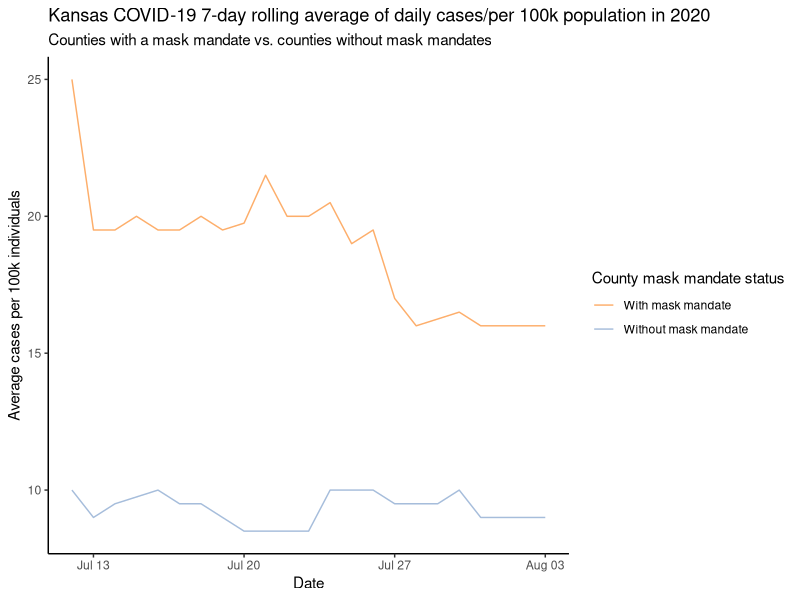

R code for this plot:
## ---- chunk 1
library(tidyverse) 
library(lubridate)
## ---- chunk 2

maskcounties <- tribble(
  ~date, ~count,
  "7/12/2020", 25,
  "7/13/2020", 19.5,
  "7/14/2020", 19.5,
  "7/15/2020", 20,
  "7/16/2020", 19.5,
  "7/17/2020", 19.5,
  "7/18/2020", 20,
  "7/19/2020", 19.5,
  "7/20/2020", 19.75,
  "7/21/2020", 21.5,
  "7/22/2020", 20,
  "7/23/2020", 20,
  "7/24/2020", 20.5,
  "7/25/2020", 19,
  "7/26/2020", 19.5,
  "7/27/2020", 17,
  "7/28/2020", 16,
  "7/29/2020", 16.25,
  "7/30/2020", 16.5,
  "7/31/2020", 16,
  "8/1/2020", 16,
  "8/2/2020", 16,
  "8/3/2020", 16,
)

nomaskcounties <- tribble(
  ~date, ~count,
  "7/12/2020", 10,
  "7/13/2020", 9,
  "7/14/2020", 9.5,
  "7/15/2020", 9.75,
  "7/16/2020", 10,
  "7/17/2020", 9.5,
  "7/18/2020", 9.5,
  "7/19/2020", 9,
  "7/20/2020", 8.5,
  "7/21/2020", 8.5,
  "7/22/2020", 8.5,
  "7/23/2020", 8.5,
  "7/24/2020", 10,
  "7/25/2020", 10,
  "7/26/2020", 10,
  "7/27/2020", 9.5,
  "7/28/2020", 9.5,
  "7/29/2020", 9.5,
  "7/30/2020", 10,
  "7/31/2020", 9,
  "8/1/2020", 9,
  "8/2/2020", 9,
  "8/3/2020", 9,
)


## ---- chunk 3

#converting "date" variables to actual date variable using lubridate:

maskcounties$date <- mdy(maskcounties$date)
nomaskcounties$date <- mdy(nomaskcounties$date)

typeof(maskcounties$date)

## ---- chunk 4

newviz <- ggplot() +
  geom_line(data = maskcounties, aes(x = date, y = count, color = "With mask mandate")) + 
  geom_line(data = nomaskcounties, aes(x = date, y = count, color = "Without mask mandate")) +
  labs(title = "Kansas COVID-19 7-day rolling average of daily cases/per 100k population in 2020", subtitle = "Counties with a mask mandate vs. counties without mask mandates", x = "Date", y = "Average cases per 100k individuals", color = "County mask mandate status") +
  theme_classic() +
  scale_color_manual(values = c("With mask mandate" = "#fdae6b", "Without mask mandate" = "#a6bddb"))

newviz
